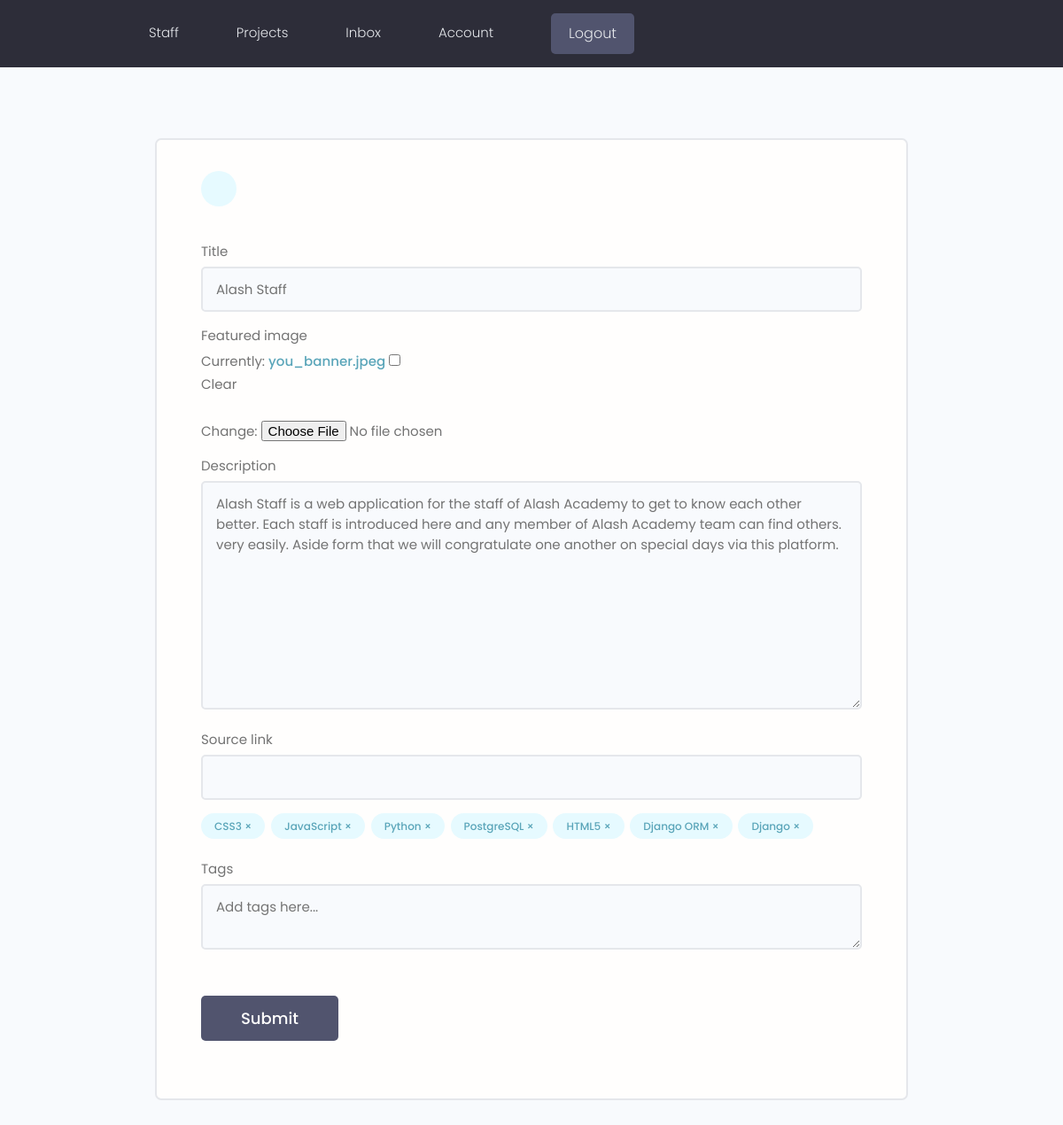
The app's page /projects/update-project/083c7c90-aa74-4a09-b3d9-f370883b39fb/ (signed in) with its own data.
### projects/models.py (models this page shows, shortened)
class Project(models.Model):
    owner = models.ForeignKey(
        Profile, null=True, blank=True, on_delete=models.CASCADE)
    title = models.CharField(max_length=200)
    description = models.TextField(null=True, blank=True)
    featured_image = models.ImageField(
        null=True, blank=True, default="default.jpg")
    source_link = models.CharField(max_length=2000, null=True, blank=True)
    tags = models.ManyToManyField('Tag', blank=True)
    vote_total = models.IntegerField(default=0, null=True, blank=True)
    vote_ratio = models.IntegerField(default=0, null=True, blank=True)
    created = models.DateTimeField(auto_now_add=True)
    id = models.UUIDField(default=uuid.uuid4, unique=True,
                          primary_key=True, editable=False)
    class Meta:
        ordering = ['-vote_ratio', '-vote_total', 'title']

class Tag(models.Model):
    name = models.CharField(max_length=200)
    created = models.DateTimeField(auto_now_add=True)
    id = models.UUIDField(default=uuid.uuid4, unique=True,
                          primary_key=True, editable=False)

### projects/views.py (the view, shortened to what this page needs)
# urls.py: path('update-project/<str:pk>/', views.updateProject, name="update-project"),
@login_required(login_url="login")
def updateProject(request, pk):
    profile = request.user.profile
    project = profile.project_set.get(id=pk)
    form = ProjectForm(instance=project)
    context = {'form': form, 'project': project}
    return render(request, "projects/project_form.html", context)

### projects/forms.py
class ProjectForm(ModelForm):
    class Meta:
        model = Project
        fields = ['title', 'featured_image', 'description', 'source_link']
        widgets = {
            'tags': forms.CheckboxSelectMultiple(),
        }
    def __init__(self, *args, **kwargs):
        super(ProjectForm, self).__init__(*args, **kwargs)
        for name, field in self.fields.items():
            field.widget.attrs.update({'class': 'input'})

### projects/templates/projects/project_form.html (shortened to what this page needs)
{% extends 'main.html' %}
{% block content %}
<main class="formPage my-xl">
    <div class="content-box">
        <div class="formWrapper">
            <a class="backButton" href="{% url 'account' %}"></a>
            <br>
            <form class="form" method="POST" enctype="multipart/form-data">
                {% for field in form %}
                <div class="form__field">
                    <label for="formInput#text">{{field.label}}</label>
                    {{field}}
                </div>
                {% endfor %}
                <div class="form__field">
                    {% for tag in project.tags.all %}
                    <div class="project-tag tag tag--pill tag--main" data-tag="{{tag.id}}"
                        data-project="{{project.id}}">{{tag.name}} &#215;</div>
                    {% endfor %}
                </div>
                <div class="form__field">
                    <label for="formInput#text">Tags</label>
                    <textarea class="input" name="newtags" placeholder="Add tags here..."></textarea>
                </div>
                <input class="btn btn--sub btn--lg  my-md" type="submit" value="Submit" />
            </form>
        </div>
    </div>
</main>
{% endblock %}

### static/styles/app.css (style rules this page uses)
:root { --color-sub: #2d2d39; }
.btn--sub { background-color: var(--color-sub-light); }
.content-box { width: 95%; max-width: 85rem; margin: 0 auto; }
.backButton { background: var(--color-main-light); color: var(--color-main); width: 4rem; height: 4rem; display: flex; align-items: center; justify-content: center; border-radius: 50%; }
.formPage .formWrapper { list-style: none; background: var(--color-white); padding: 3.5rem 5rem; border: 2px solid var(--color-light); border-radius: 0.7rem; }

### static/uikit/styles/modules/_variables.css (style rules this page uses)
:root { --color-main: #5aa5b9; --color-main-light: #e6faff; --color-sub: #3f4156; --color-sub-light: #51546e; --color-sub-lighter: #ededfd; --color-text: #737373; --color-gray: #8b8b8b; --color-light: #e5e7eb; --color-light-gray: #767676; --color-bg: #f8fafd; --color-white: #fffefd; --color-white-light: #f3f3f3; --color-success: #359e64; --color-success-bg: #def8e8; --color-error: #fc4b0b; --color-error-bg: #fff2ee; --font-base: 'Poppins', arial, helvetica, 'Segoe UI', roboto, ubuntu, sans-serif; --font-monospace: 'Fira Code', 'Courier New', courier, monospace; --font-regular: 300; --font-medium: 500; --font-bold: 700; --generic-shadow: 1px 1px 5px #00000010; --generic-transition: all 0.3s ease-in-out; }

### static/uikit/styles/modules/_base.css (style rules this page uses)
* { margin: 0; padding: 0; box-sizing: border-box; text-rendering: optimizeLegibility; color: inherit; font-size: inherit; }
html { font-size: 50%; }
@media only screen and (min-width: 480px) { html { font-size: 56.25%; } }
@media only screen and (min-width: 1200px) { html { font-size: 62.5%; } }
body { line-height: 1.6; font-weight: 400; font-size: 1.5rem; color: var(--color-text); background-color: var(--color-bg); min-height: 100vh; }

### static/uikit/styles/modules/_typography.css (style rules this page uses)
* { font-family: var(--font-base); }
a { padding-bottom: 2px; text-decoration: none; display: inline-block; color: var(--color-main); font-weight: var(--font-medium); }

### static/uikit/styles/modules/_utilities.css (style rules this page uses)
.my-md { margin: 3rem auto; }
.my-xl { margin: 8rem auto; }

### static/uikit/styles/modules/_button.css (style rules this page uses)
.btn { display: inline-block; position: relative; cursor: pointer; background-color: var(--color-light); font-weight: var(--font-medium); color: var(--color-sub); text-decoration: none; padding: 1rem 2rem; border-radius: 0.5rem; border: none; width: -webkit-fit-content; width: -moz-fit-content; width: fit-content; height: -webkit-fit-content; height: -moz-fit-content; height: fit-content; font-size: 1.6rem; outline-width: 0; outline-color: transparent; -webkit-backface-visibility: hidden; backface-visibility: hidden; transition: all 0.3s ease-in-out; }
.btn--sub { background-color: var(--color-sub); color: var(--color-white); }
.btn--lg { font-size: 1.8rem; padding: 1.2rem 4.5rem; }

### static/uikit/styles/modules/_form.css (style rules this page uses)
.form { display: block; }
.form__field { margin-top: 1.5rem; margin-bottom: 1.5rem; }
.form__label, .form__field > label { display: block; margin-bottom: 0.5rem; color: var(--color-text); }
input.input[type='text'], input.input[type='email'], input.input[type='password'], input.input[type='number'], select.input, textarea.input { min-width: 24rem; width: 100%; padding: 1.2rem 1.5rem; border-radius: 0.5rem; border: 2px solid var(--color-light); transition: all 0.3s ease-in-out; background-color: var(--color-bg); }

### static/uikit/styles/modules/_tag.css (style rules this page uses)
.tag { display: inline-flex; align-items: center; background-color: var(--color-sub); height: -webkit-fit-content; height: -moz-fit-content; height: fit-content; width: -webkit-fit-content; width: -moz-fit-content; width: fit-content; border-radius: 0.5rem; padding: 0.5rem 1.5rem; font-size: 1.2rem; cursor: pointer; }
.tag:not(:last-child) { margin-right: 0.25rem; margin-bottom: 0.75rem; }
.tag--pill { border-radius: 5rem; }
.tag--main, .tag--main > small { background: var(--color-main-light); color: var(--color-main); font-weight: 500; }

### records on screen
Project: form "Alash Staff" "Alash Staff is a web application for the staff of Alash Academy to get to know each other better. Each staff is introduced here and any member of Alash Academy team can find others. very easily. Aside form that we will congratulate one another on special days via this platform."
Tag: name "CSS3"
Tag: name "JavaScript"
Tag: name "Python"
Tag: name "PostgreSQL"
Tag: name "HTML5"
Tag: name "Django ORM"
Tag: name "Django"

### other values on screen
{{ field.label }} "Title" "Featured image" "Description" "Source link"
